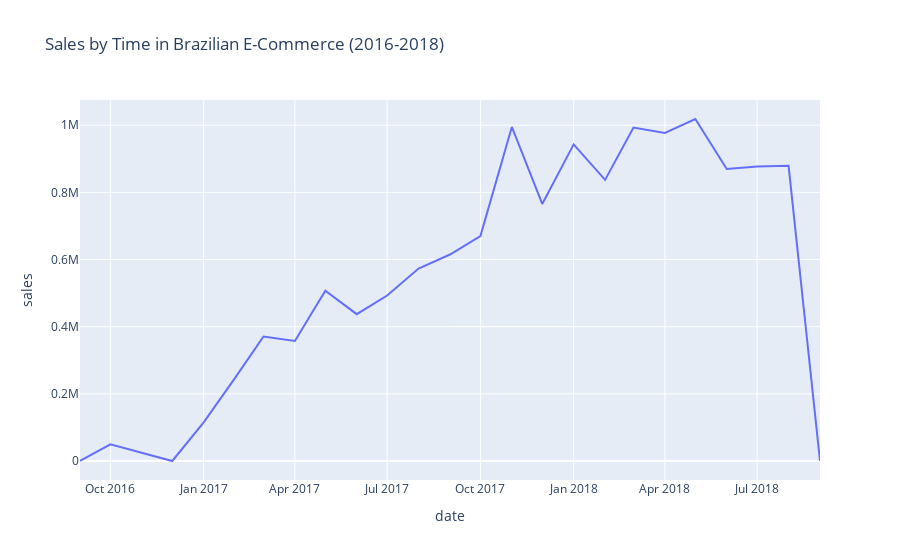

Notebook cell for this chart:
### Code cell
# Plotting sales by time data 
fig2 = px.line(r3, x="date", y="sales", title='Sales by Time in Brazilian E-Commerce (2016-2018)')
fig2.show()

### Figure 1 — Plotly figure (JSON) as saved in the notebook; plotly's stock layout.template omitted (floating-point values rounded to 4 significant figures)
{"data": [{"hovertemplate": "date=%{x}<br>sales=%{y}<extra></extra>", "legendgroup": "", "line": {"color": "#636efa", "dash": "solid"}, "mode": "lines", "name": "", "orientation": "v", "showlegend": false, "type": "scatter", "x": [null, "2016-09", "2016-10", "2016-12", "2017-01", "2017-02", "2017-03", "2017-04", "2017-05", "2017-06", "2017-07", "2017-08", "2017-09", "2017-10", "2017-11", "2017-12", "2018-01", "2018-02", "2018-03", "2018-04", "2018-05", "2018-06", "2018-07", "2018-08", "2018-09"], "xaxis": "x", "y": [1670.0, 135.0, 49640.0, 10.9, 114900.0, 247400.0, 370600.0, 357600.0, 507200.0, 437300.0, 492800.0, 572900.0, 614900.0, 669900.0, 994800.0, 765500.0, 942900.0, 837200.0, 993000.0, 976800.0, 1018000.0, 869500.0, 877300.0, 879000.0, 145], "yaxis": "y"}], "layout": {"legend": {"tracegroupgap": 0}, "title": {"text": "Sales by Time in Brazilian E-Commerce (2016-2018)"}, "xaxis": {"anchor": "y", "domain": [0, 1], "title": {"text": "date"}}, "yaxis": {"anchor": "x", "domain": [0, 1], "title": {"text": "sales"}}}}
